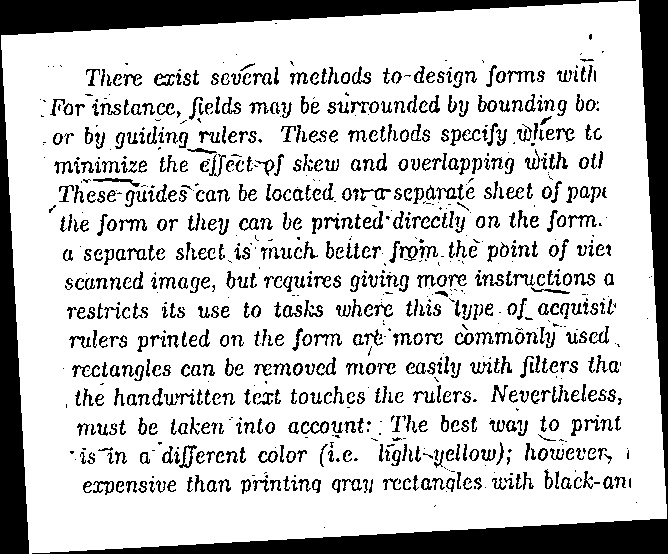
#> input picture 01-DocumentCleanup/rotated.jpg, 668 x 554 px
$ python main.py ../rotated.jpg
#> lines starting #> are read from the running program, lines starting #| are printed output that depends on the picture; after the words box and inside, x2 and y2 are one past the last pixel; in counts of white or black regions, pixels touching at a corner belong together
#> in main, img is the input picture: shape (554, 668); min 0, max 255, mean 201.2
import cv2
import numpy as np
import pywt as pywt
import sys

def show(image):
    """
    Just a function to visualize the image

    :param image:
    """
    cv2.imshow('image', image)
    while True:
        a = cv2.waitKey(0)
        if a==27: #press esc to exit
            break
        elif a==113: # press q to kill the process
            exit(0)


def w2d(img, mode='haar', level=20):
    """
    Discrete Wavelet transform. This function analyse the image in the frequence domain to separate the componets better

    :param img: Image to be transformed
    :param mode: Wavelet chosen. Default=haar, this is a square-shaped wavelet
    :param level: An integer which says the level of decomposition in the image
    """
#> called with mode = 'haar', level = 20

    img =  np.float32(img)
    img = img/255.0

    #wavelet coefficients
    coeffs=pywt.wavedec2(img, mode, level=level)
#> coeffs = 21 items, first 6: [536416.9], ([0], [0], [0]), ([0], [0], [0]), ([0], [0], [0]), ([0], [0], [0]), ([0], [0], [0])

    coeffs_H=list(coeffs)
#> coeffs_H has the same summary as coeffs
    coeffs_H[0] *= 0;

    # Inverse Discrete Wavelet Transform
    img_H=pywt.waverec2(coeffs_H, mode);
    img_H *= 255;
    img_H =  np.uint8(img_H)

    return(img_H)

def color_quantization(img, K=4):
    """
    reduce the number of collor in the image using k-means algorithm.

    :param K: number of clusters (default =4, the better I found)
    """
#> called with K = 4

    # convert to np.float32
    pixel_values = img.reshape((-1, 2))
#> pixel_values = 185036 pairs, first value 115 to 134, second value 115 to 134

    Z = np.float32(pixel_values)
#> Z has the same summary as pixel_values

    stoping_criteria = (cv2.TERM_CRITERIA_EPS + cv2.TERM_CRITERIA_MAX_ITER, 50, 1)

    _,label,centers=cv2.kmeans(Z,K,None,stoping_criteria,10,cv2.KMEANS_RANDOM_CENTERS)
#> centers = [[124, 122], [126.3, 126.2], [124, 124.1], [121.3, 124.2]]

    # Go back to the original image
    centers = np.uint8(centers)
#> centers = [[123, 122], [126, 126], [123, 124], [121, 124]]

    reshape = centers[label.flatten()]
#> reshape = 185036 pairs, first value 121 to 126, second value 122 to 126
    reshaped = reshape.reshape((img.shape))

    # do some initial filters
    unique, counts = np.unique(reshaped, return_counts=True)
#> unique = [121, 122, 123, 124, 126]; counts = [13249, 23288, 137080, 127041, 69414]
    unique.sort()

    reshaped[reshaped<=unique[0]] = 255
    reshaped[reshaped>=unique[len(unique)-1]] = 255
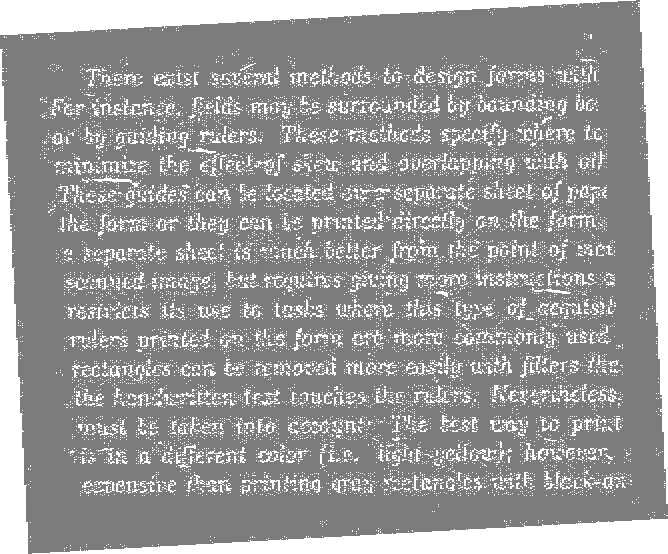
#> reshaped: shape (554, 668); min 122, max 255, mean 152.8

    return reshaped

def correct_rotation(image):
    """
    This is a simple function to get the rect where the text are and detect the angle of this rect to rotate the image.
    """

    rect = np.column_stack(np.where(image < 255))
    angle = cv2.minAreaRect(rect)[-1] #return angles between [-90,0)

    #The angles are inversed because they default rotation direction are in clockwise.
    if angle < -45: # a correction when the angle is <-45
        angle = -(90 + angle)

    else:
        angle = -angle

    h, w = image.shape[:2]
    c_w = w // 2
    c_h = h // 2
    M = cv2.getRotationMatrix2D((c_w, c_h), angle, 1.0)
    rotated = cv2.warpAffine(image, M, (w, h),flags=cv2.INTER_CUBIC, borderMode=cv2.BORDER_REPLICATE)

    return rotated

def main(image_path):

    img = cv2.imread(image_path, 0)
    if img is None:
        return None

    img_copy = img.copy()

    # wavelet transform and color quantization to get the initial image to segmentate
    img = w2d(img)
    img = color_quantization(img)

    # Some morphological transformations to clean the image
    kernel = cv2.getStructuringElement(cv2.MORPH_RECT, (3,3))
    img = cv2.morphologyEx(img, cv2.MORPH_ERODE, kernel)

    img = cv2.GaussianBlur(img,(3,3),0)

    img = cv2.adaptiveThreshold(img,255,cv2.ADAPTIVE_THRESH_GAUSSIAN_C,cv2.THRESH_BINARY,11,2)
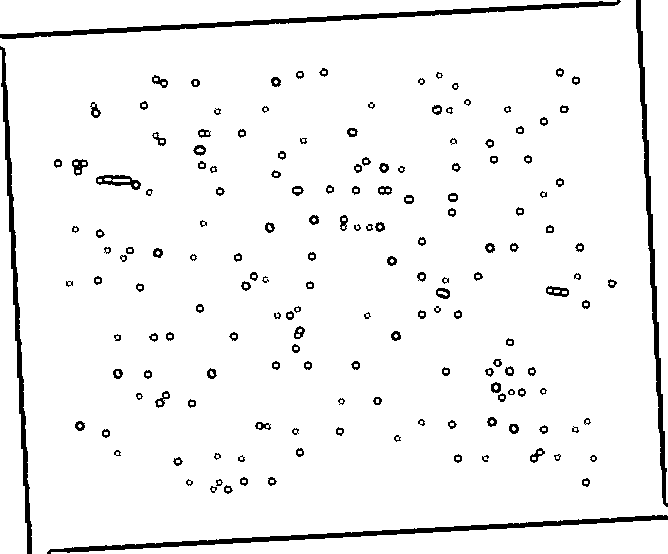
#> img: shape (554, 668); 95% white; 164 black regions, largest, box (x1, y1, x2, y2) and area: (0, 0, 621, 39) 3015, (47, 515, 668, 554) 2991, (636, 0, 668, 507) 2478
    img = cv2.morphologyEx(img, cv2.MORPH_OPEN, kernel, iterations=2)
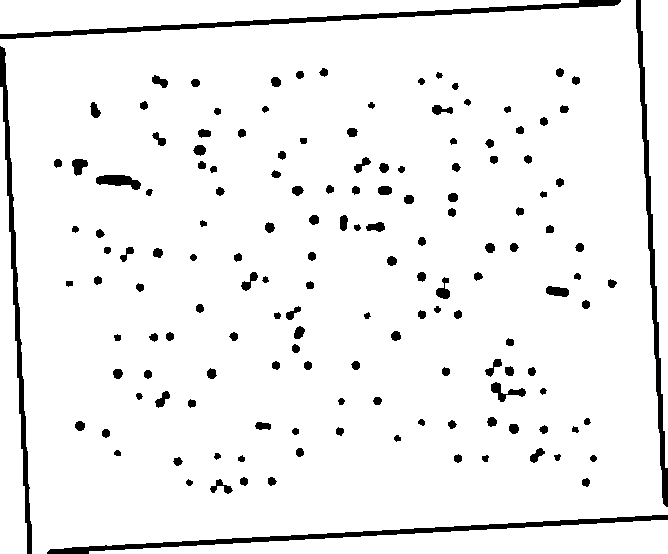
#> img: shape (554, 668); 94.3% white; 151 black regions, largest, box (x1, y1, x2, y2) and area: (0, 0, 621, 39) 3106, (47, 515, 668, 554) 3089, (636, 0, 668, 507) 2557
    _, img = cv2.threshold(img, 0,255,cv2.THRESH_BINARY+cv2.THRESH_OTSU)

    # The lines of the image are initialy extracted
    new_img = np.zeros(img.shape, dtype=int)
    new_img+=255
    for i in range(img.shape[0]):
        for j in range(img.shape[1]):
            if img[i][j]==0:
                new_img[i][j] = img_copy[i][j]
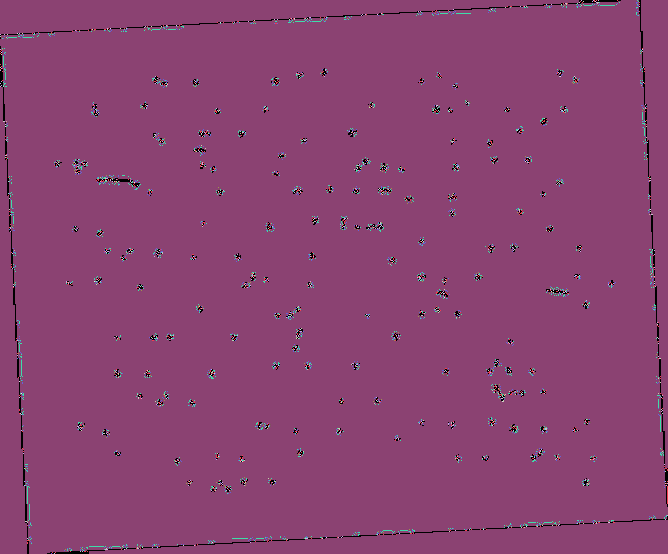
#> new_img: shape (554, 668) int64; 18 distinct labels, from 0 to 255; one colour per label, 0 black

    new_img = cv2.convertScaleAbs(new_img)
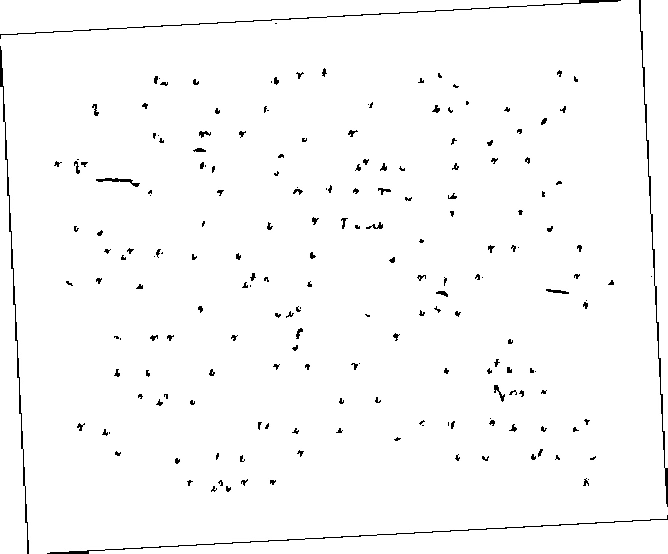
#> new_img: shape (554, 668); min 0, max 255, mean 250.3

    # by now some refinements in the result

    #this kernel will highlight mainly the horizontal lines
    kernel = cv2.getStructuringElement(cv2.MORPH_RECT, (5,3))
    img = cv2.morphologyEx(new_img, cv2.MORPH_OPEN, kernel, iterations=2)
    _, img = cv2.threshold(img, 0,255,cv2.THRESH_BINARY+cv2.THRESH_OTSU)
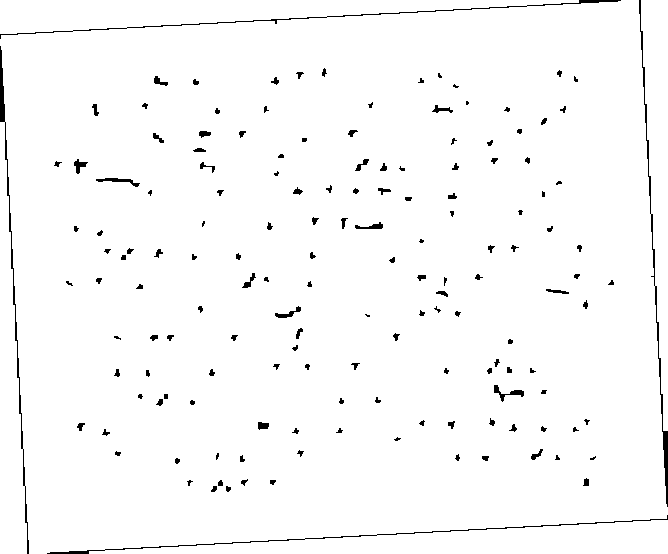
#> img: shape (554, 668); 97.9% white; 154 black regions (37 under 20 px), largest, box (x1, y1, x2, y2) and area: (639, 0, 668, 507) 929, (0, 46, 29, 554) 922, (0, 0, 621, 39) 736


    new_img = np.zeros(img.shape, dtype=int)
    new_img+=255
    for i in range(img.shape[0]):
        for j in range(img.shape[1]):
            if img[i][j]==0:
                new_img[i][j] = img_copy[i][j]
#> new_img: shape (554, 668) int64; 15 distinct labels, from 0 to 255

    new_img = cv2.convertScaleAbs(new_img)
    img_result = cv2.adaptiveThreshold(new_img,255,cv2.ADAPTIVE_THRESH_GAUSSIAN_C,cv2.THRESH_BINARY,17,1)
#> img_result: shape (554, 668); 98.1% white; black in thin lines or dots

    img_final = correct_rotation(img_result)
#> in correct_rotation, `rect = np.column_stack(np.where(image < 255))`: rect = 7053 pairs, first value 0 to 553, second value 0 to 667
#> in correct_rotation, `angle = cv2.minAreaRect(rect)[-1]`: angle = -86.64
#> in correct_rotation, `angle = -(90 + angle)`: angle = -3.36
#> in correct_rotation, `M = cv2.getRotationMatrix2D((c_w, c_h), angle, 1.0)`: M = [[0.998, -0.0586, 16.81], [0.0586, 0.998, -19.1]]
#> in correct_rotation, `rotated = cv2.warpAffine(image, M, (w, h),flags=cv2.INTER_CUBIC, borde..`:
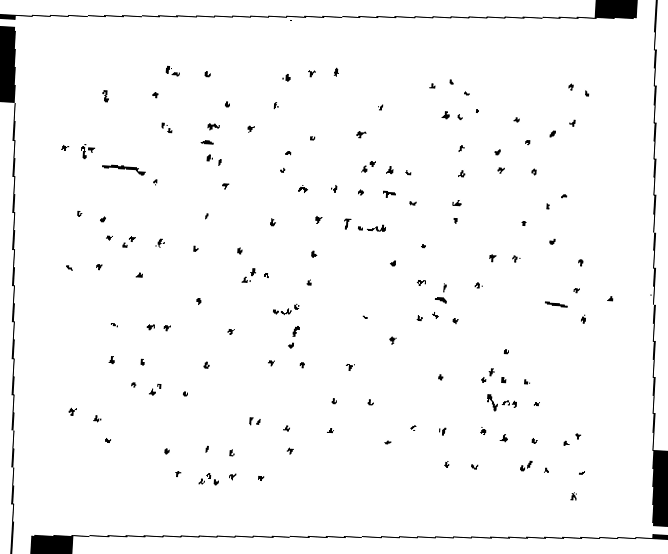
#> rotated: shape (554, 668); min 0, max 255, mean 247.6

    return img_final


if __name__ == "__main__":

    help_message = "Run like this: python main.py [path to image]"

    if len(sys.argv)<2:
        print(help_message)
    else:
        cleaned = main(sys.argv[1])
        if cleaned is not None:
            cv2.imwrite(f'clearned.png', cleaned)
        else:
            print("Something Worng. Image not found")
